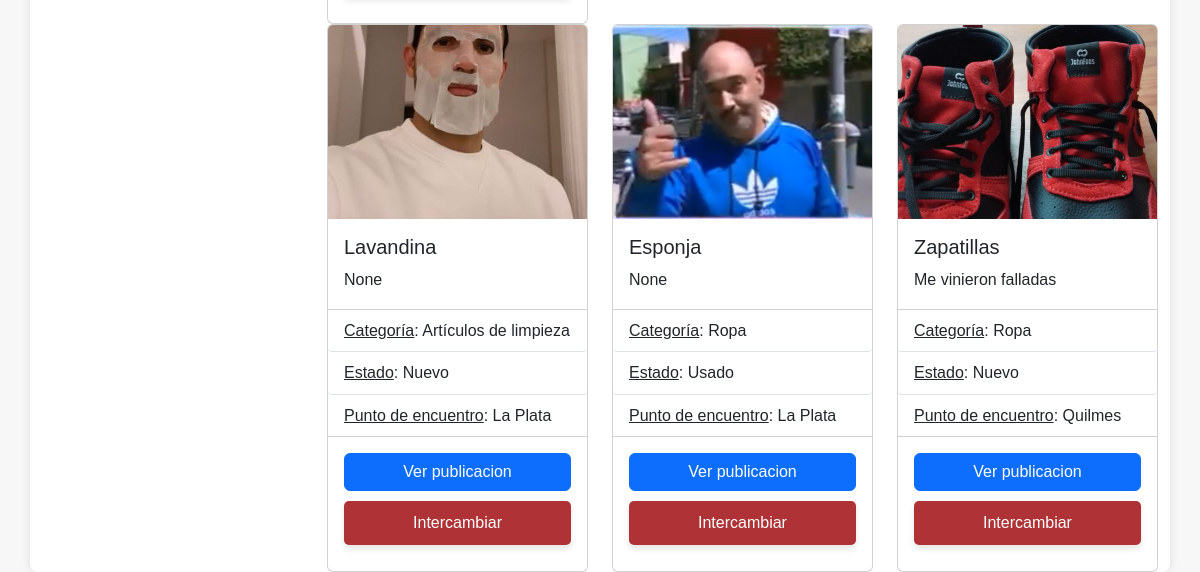
/ (lower part), run on an earlier commit of the app's database.
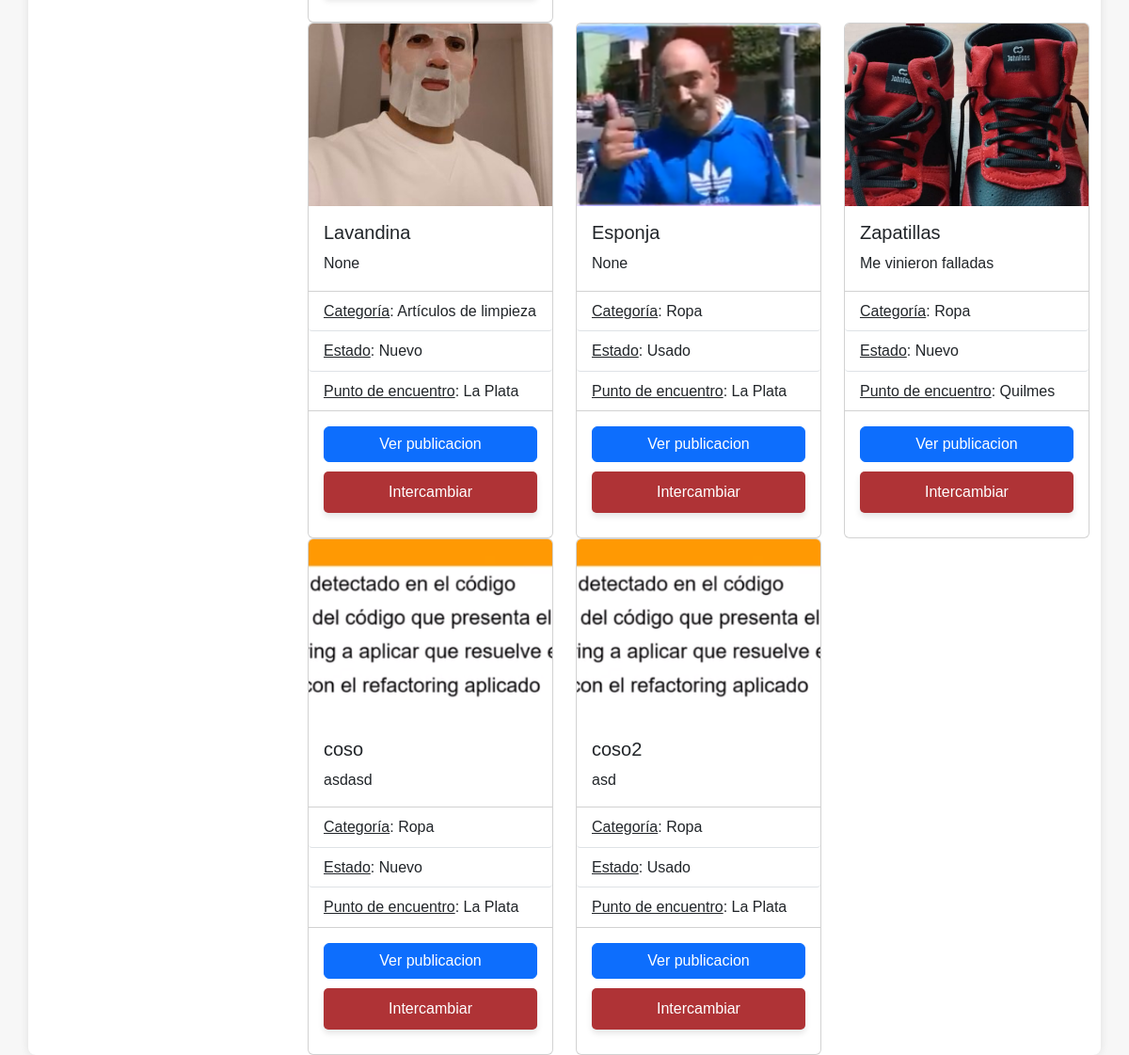
And on a later commit of the database.
### intercambios_caritas/models.py (models this page shows, shortened)
class Publicacion(models.Model):
    nombre = models.CharField(max_length=50, blank=False, null=False)
    categoria = models.CharField(max_length=50, blank=False, null=False)
    descripcion = models.CharField(max_length=280, blank=True,null=True)
    imagen = models.ImageField()
    estado = models.CharField(max_length=50, blank=True, null=True)
    punto_encuentro = models.CharField(max_length=50, blank=True, null=True)
    usuario_dni = models.CharField(max_length=150,default="")
    usuario_nombre = models.CharField(max_length=150,default="")

### intercambios_caritas/views.py (the view)
# urls.py: path('', views.home, name="home"),  # www.hola.com/
def home(request):
    publicaciones = Publicacion.objects.all()
    return render(request, 'authentication/index.html', {'publicaciones': publicaciones})

### templates/authentication/index.html (shortened to what this page needs)
{% extends 'layouts/base.html' %}
{% block content %}
<div class="row">
    <div class="col-md-3">
    </div>
    <div class="col-md-9">
        <div class="row">
            {% if publicaciones %}
            {% for publicacion in publicaciones %}
            <div class="col-md-4">
                <div class="card">
                    <div class="ratio ratio-4x3">
                        <img src="{{ publicacion.imagen.url }}" class="card-img-top" style="object-fit: cover;"
                            alt="Imagen de la publicación">
                    </div>
                    <div class="card-body">
                        <h5 class="card-title">{{ publicacion.nombre }}</h5>
                        <p class="card-text">{{ publicacion.descripcion }}</p>
                    </div>
                    <ul class="list-group list-group-flush">
                        <li class="list-group-item"><u>Categoría</u>: {{ publicacion.categoria }}</li>
                        <li class="list-group-item"><u>Estado</u>: {{ publicacion.estado }}</li>
                        <li class="list-group-item"><u>Punto de encuentro</u>: {{ publicacion.punto_encuentro }}</li>
                    </ul>
                    <div class="card-body">
                        <a href="{% url 'ver_publicacion' publicacion.id %}" class="btn btn-primary d-block mb-2">Ver
                            publicacion</a>
                        <a href="#" class="btn btn-primary d-block btn-custom">Intercambiar</a>
                    </div>
                </div>
            </div>
            {% endfor %}
            {% else %}
            <p style="font-size: 1.2rem; color: #555; text-align: center; margin-top: 20px;">No hay publicaciones en
                este momento.</p>
            {% endif %}
        </div>
    </div>
</div>
{% endblock %}

What changed in the data, as far as the page shows it:
added Publicacion: imagen (picture), nombre "coso", descripcion "asdasd", categoria "Ropa", estado "Nuevo", punto_encuentro "La Plata"
added Publicacion: imagen (picture), nombre "coso2", descripcion "asd", categoria "Ropa", estado "Usado", punto_encuentro "La Plata"
